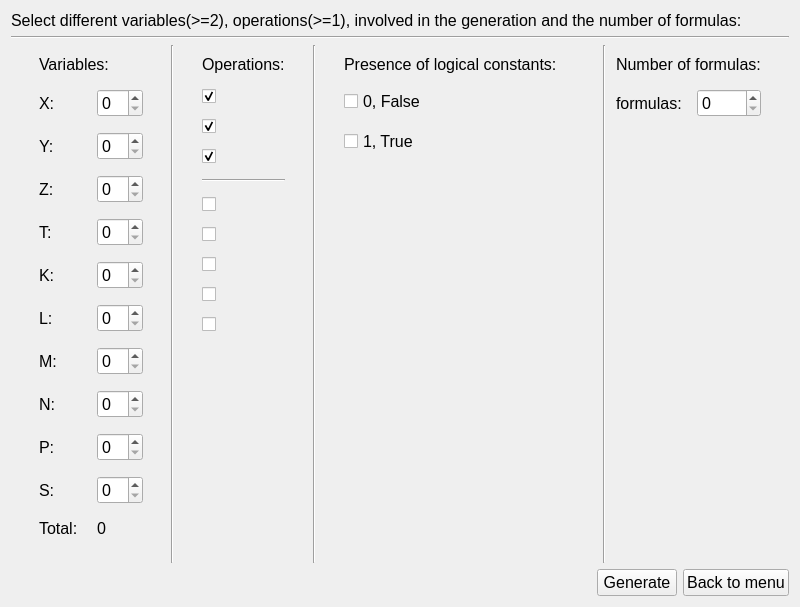
<?xml version="1.0" encoding="UTF-8"?>
<ui version="4.0">
 <class>FormTreeGenerate</class>
 <widget class="QWidget" name="FormTreeGenerate">
  <property name="geometry">
   <rect>
    <x>0</x>
    <y>0</y>
    <width>800</width>
    <height>600</height>
   </rect>
  </property>
  <property name="windowTitle">
   <string>Form</string>
  </property>
  <layout class="QHBoxLayout" name="horizontalLayout_4">
   <item>
    <layout class="QVBoxLayout" name="verticalLayout_4">
     <item>
      <widget class="QLabel" name="label_15">
       <property name="font">
        <font>
         <family>Arial</family>
         <pointsize>12</pointsize>
        </font>
       </property>
       <property name="text">
        <string>Select different variables(&gt;=2), operations(&gt;=1), involved in the generation and the number of formulas:</string>
       </property>
      </widget>
     </item>
     <item>
      <widget class="Line" name="line_3">
       <property name="orientation">
        <enum>Qt::Horizontal</enum>
       </property>
      </widget>
     </item>
     <item>
      <layout class="QHBoxLayout" name="horizontalLayout_3">
       <property name="spacing">
        <number>0</number>
       </property>
       <item>
        <spacer name="horizontalSpacer">
         <property name="orientation">
          <enum>Qt::Horizontal</enum>
         </property>
         <property name="sizeHint" stdset="0">
          <size>
           <width>40</width>
           <height>20</height>
          </size>
         </property>
        </spacer>
       </item>
       <item>
        <layout class="QVBoxLayout" name="verticalLayout">
         <property name="spacing">
          <number>15</number>
         </property>
         <property name="leftMargin">
          <number>10</number>
         </property>
         <property name="topMargin">
          <number>10</number>
         </property>
         <property name="rightMargin">
          <number>10</number>
         </property>
         <property name="bottomMargin">
          <number>10</number>
         </property>
         <item>
          <widget class="QLabel" name="label">
           <property name="font">
            <font>
             <family>Arial</family>
             <pointsize>12</pointsize>
            </font>
           </property>
           <property name="text">
            <string>Variables:</string>
           </property>
          </widget>
         </item>
         <item>
          <layout class="QFormLayout" name="formLayout">
           <property name="verticalSpacing">
            <number>15</number>
           </property>
           <item row="0" column="0">
            <widget class="QLabel" name="lX">
             <property name="font">
              <font>
               <family>Arial</family>
               <pointsize>12</pointsize>
              </font>
             </property>
             <property name="text">
              <string>X:</string>
             </property>
            </widget>
           </item>
           <item row="0" column="1">
            <widget class="QSpinBox" name="X">
             <property name="font">
              <font>
               <family>Arial</family>
               <pointsize>12</pointsize>
              </font>
             </property>
             <property name="buttonSymbols">
              <enum>QAbstractSpinBox::UpDownArrows</enum>
             </property>
             <property name="maximum">
              <number>10</number>
             </property>
            </widget>
           </item>
           <item row="1" column="0">
            <widget class="QLabel" name="lY">
             <property name="font">
              <font>
               <family>Arial</family>
               <pointsize>12</pointsize>
              </font>
             </property>
             <property name="text">
              <string>Y:</string>
             </property>
            </widget>
           </item>
           <item row="1" column="1">
            <widget class="QSpinBox" name="Y">
             <property name="font">
              <font>
               <family>Arial</family>
               <pointsize>12</pointsize>
              </font>
             </property>
             <property name="maximum">
              <number>10</number>
             </property>
            </widget>
           </item>
           <item row="2" column="0">
            <widget class="QLabel" name="lZ">
             <property name="font">
              <font>
               <family>Arial</family>
               <pointsize>12</pointsize>
              </font>
             </property>
             <property name="text">
              <string>Z:</string>
             </property>
            </widget>
           </item>
           <item row="2" column="1">
            <widget class="QSpinBox" name="Z">
             <property name="font">
              <font>
               <family>Arial</family>
               <pointsize>12</pointsize>
              </font>
             </property>
             <property name="maximum">
              <number>10</number>
             </property>
            </widget>
           </item>
           <item row="3" column="0">
            <widget class="QLabel" name="lT">
             <property name="font">
              <font>
               <family>Arial</family>
               <pointsize>12</pointsize>
              </font>
             </property>
             <property name="text">
              <string>T:</string>
             </property>
            </widget>
           </item>
           <item row="3" column="1">
            <widget class="QSpinBox" name="T">
             <property name="font">
              <font>
               <family>Arial</family>
               <pointsize>12</pointsize>
              </font>
             </property>
             <property name="maximum">
              <number>10</number>
             </property>
            </widget>
           </item>
           <item row="4" column="0">
            <widget class="QLabel" name="lK">
             <property name="font">
              <font>
               <family>Arial</family>
               <pointsize>12</pointsize>
              </font>
             </property>
             <property name="text">
              <string>K:</string>
             </property>
            </widget>
           </item>
           <item row="4" column="1">
            <widget class="QSpinBox" name="K">
             <property name="font">
              <font>
               <family>Arial</family>
               <pointsize>12</pointsize>
              </font>
             </property>
             <property name="maximum">
              <number>10</number>
             </property>
            </widget>
           </item>
           <item row="5" column="0">
            <widget class="QLabel" name="lL">
             <property name="font">
              <font>
               <family>Arial</family>
               <pointsize>12</pointsize>
              </font>
             </property>
             <property name="text">
              <string>L:</string>
             </property>
            </widget>
           </item>
           <item row="5" column="1">
            <widget class="QSpinBox" name="L">
             <property name="font">
              <font>
               <family>Arial</family>
               <pointsize>12</pointsize>
              </font>
             </property>
             <property name="maximum">
              <number>10</number>
             </property>
            </widget>
           </item>
           <item row="6" column="0">
            <widget class="QLabel" name="lM">
             <property name="font">
              <font>
               <family>Arial</family>
               <pointsize>12</pointsize>
              </font>
             </property>
             <property name="text">
              <string>M:</string>
             </property>
            </widget>
           </item>
           <item row="6" column="1">
            <widget class="QSpinBox" name="M">
             <property name="font">
              <font>
               <family>Arial</family>
               <pointsize>12</pointsize>
              </font>
             </property>
             <property name="maximum">
              <number>10</number>
             </property>
            </widget>
           </item>
           <item row="7" column="0">
            <widget class="QLabel" name="lN">
             <property name="font">
              <font>
               <family>Arial</family>
               <pointsize>12</pointsize>
              </font>
             </property>
             <property name="text">
              <string>N:</string>
             </property>
            </widget>
           </item>
           <item row="7" column="1">
            <widget class="QSpinBox" name="N">
             <property name="font">
              <font>
               <family>Arial</family>
               <pointsize>12</pointsize>
              </font>
             </property>
             <property name="maximum">
              <number>10</number>
             </property>
            </widget>
           </item>
           <item row="8" column="0">
            <widget class="QLabel" name="lP">
             <property name="font">
              <font>
               <family>Arial</family>
               <pointsize>12</pointsize>
              </font>
             </property>
             <property name="text">
              <string>P:</string>
             </property>
            </widget>
           </item>
           <item row="8" column="1">
            <widget class="QSpinBox" name="P">
             <property name="font">
              <font>
               <family>Arial</family>
               <pointsize>12</pointsize>
              </font>
             </property>
             <property name="maximum">
              <number>10</number>
             </property>
            </widget>
           </item>
           <item row="9" column="0">
            <widget class="QLabel" name="lS">
             <property name="font">
              <font>
               <family>Arial</family>
               <pointsize>12</pointsize>
              </font>
             </property>
             <property name="text">
              <string>S:</string>
             </property>
            </widget>
           </item>
           <item row="9" column="1">
            <widget class="QSpinBox" name="S">
             <property name="font">
              <font>
               <family>Arial</family>
               <pointsize>12</pointsize>
              </font>
             </property>
             <property name="maximum">
              <number>10</number>
             </property>
            </widget>
           </item>
           <item row="10" column="0">
            <widget class="QLabel" name="label_17">
             <property name="font">
              <font>
               <family>Arial</family>
               <pointsize>12</pointsize>
              </font>
             </property>
             <property name="text">
              <string>Total: </string>
             </property>
            </widget>
           </item>
           <item row="11" column="0">
            <spacer name="verticalSpacer">
             <property name="font">
              <font>
               <family>Arial</family>
               <pointsize>12</pointsize>
              </font>
             </property>
             <property name="orientation">
              <enum>Qt::Vertical</enum>
             </property>
             <property name="sizeHint" stdset="0">
              <size>
               <width>20</width>
               <height>40</height>
              </size>
             </property>
            </spacer>
           </item>
           <item row="10" column="1">
            <widget class="QLabel" name="lCounter">
             <property name="font">
              <font>
               <family>Arial</family>
               <pointsize>12</pointsize>
              </font>
             </property>
             <property name="text">
              <string>0</string>
             </property>
            </widget>
           </item>
           <item row="11" column="1">
            <spacer name="verticalSpacer_5">
             <property name="orientation">
              <enum>Qt::Vertical</enum>
             </property>
             <property name="sizeHint" stdset="0">
              <size>
               <width>20</width>
               <height>40</height>
              </size>
             </property>
            </spacer>
           </item>
          </layout>
         </item>
        </layout>
       </item>
       <item>
        <spacer name="horizontalSpacer_2">
         <property name="orientation">
          <enum>Qt::Horizontal</enum>
         </property>
         <property name="sizeHint" stdset="0">
          <size>
           <width>40</width>
           <height>20</height>
          </size>
         </property>
        </spacer>
       </item>
       <item>
        <widget class="Line" name="line">
         <property name="orientation">
          <enum>Qt::Vertical</enum>
         </property>
        </widget>
       </item>
       <item>
        <spacer name="horizontalSpacer_4">
         <property name="orientation">
          <enum>Qt::Horizontal</enum>
         </property>
         <property name="sizeHint" stdset="0">
          <size>
           <width>40</width>
           <height>20</height>
          </size>
         </property>
        </spacer>
       </item>
       <item>
        <layout class="QVBoxLayout" name="verticalLayout_2">
         <property name="spacing">
          <number>15</number>
         </property>
         <property name="leftMargin">
          <number>10</number>
         </property>
         <property name="topMargin">
          <number>10</number>
         </property>
         <property name="rightMargin">
          <number>10</number>
         </property>
         <property name="bottomMargin">
          <number>10</number>
         </property>
         <item>
          <widget class="QLabel" name="label_12">
           <property name="font">
            <font>
             <family>Arial</family>
             <pointsize>12</pointsize>
            </font>
           </property>
           <property name="text">
            <string>Operations:</string>
           </property>
          </widget>
         </item>
         <item>
          <layout class="QVBoxLayout" name="verticalLayout_8">
           <item>
            <widget class="QCheckBox" name="AND">
             <property name="font">
              <font>
               <family>Arial</family>
               <pointsize>12</pointsize>
              </font>
             </property>
             <property name="text">
              <string/>
             </property>
             <property name="checked">
              <bool>true</bool>
             </property>
            </widget>
           </item>
           <item>
            <widget class="QCheckBox" name="OR">
             <property name="font">
              <font>
               <family>Arial</family>
               <pointsize>12</pointsize>
              </font>
             </property>
             <property name="text">
              <string/>
             </property>
             <property name="checked">
              <bool>true</bool>
             </property>
            </widget>
           </item>
           <item>
            <widget class="QCheckBox" name="NOT">
             <property name="font">
              <font>
               <family>Arial</family>
               <pointsize>12</pointsize>
              </font>
             </property>
             <property name="text">
              <string/>
             </property>
             <property name="checked">
              <bool>true</bool>
             </property>
            </widget>
           </item>
           <item>
            <widget class="Line" name="line_5">
             <property name="orientation">
              <enum>Qt::Horizontal</enum>
             </property>
            </widget>
           </item>
           <item>
            <widget class="QCheckBox" name="IMPLICATION">
             <property name="font">
              <font>
               <family>Arial</family>
               <pointsize>12</pointsize>
              </font>
             </property>
             <property name="text">
              <string/>
             </property>
            </widget>
           </item>
           <item>
            <widget class="QCheckBox" name="XOR">
             <property name="font">
              <font>
               <family>Arial</family>
               <pointsize>12</pointsize>
              </font>
             </property>
             <property name="text">
              <string/>
             </property>
            </widget>
           </item>
           <item>
            <widget class="QCheckBox" name="EKV">
             <property name="font">
              <font>
               <family>Arial</family>
               <pointsize>12</pointsize>
              </font>
             </property>
             <property name="text">
              <string/>
             </property>
            </widget>
           </item>
           <item>
            <widget class="QCheckBox" name="HATCH">
             <property name="font">
              <font>
               <family>Arial</family>
               <pointsize>12</pointsize>
              </font>
             </property>
             <property name="text">
              <string/>
             </property>
            </widget>
           </item>
           <item>
            <widget class="QCheckBox" name="PIERCE">
             <property name="font">
              <font>
               <family>Arial</family>
               <pointsize>12</pointsize>
              </font>
             </property>
             <property name="text">
              <string/>
             </property>
            </widget>
           </item>
           <item>
            <spacer name="verticalSpacer_2">
             <property name="orientation">
              <enum>Qt::Vertical</enum>
             </property>
             <property name="sizeHint" stdset="0">
              <size>
               <width>20</width>
               <height>40</height>
              </size>
             </property>
            </spacer>
           </item>
          </layout>
         </item>
        </layout>
       </item>
       <item>
        <spacer name="horizontalSpacer_5">
         <property name="orientation">
          <enum>Qt::Horizontal</enum>
         </property>
         <property name="sizeHint" stdset="0">
          <size>
           <width>40</width>
           <height>20</height>
          </size>
         </property>
        </spacer>
       </item>
       <item>
        <widget class="Line" name="line_2">
         <property name="orientation">
          <enum>Qt::Vertical</enum>
         </property>
        </widget>
       </item>
       <item>
        <spacer name="horizontalSpacer_8">
         <property name="orientation">
          <enum>Qt::Horizontal</enum>
         </property>
         <property name="sizeHint" stdset="0">
          <size>
           <width>40</width>
           <height>20</height>
          </size>
         </property>
        </spacer>
       </item>
       <item>
        <layout class="QVBoxLayout" name="verticalLayout_5">
         <property name="spacing">
          <number>15</number>
         </property>
         <property name="leftMargin">
          <number>10</number>
         </property>
         <property name="topMargin">
          <number>10</number>
         </property>
         <property name="rightMargin">
          <number>10</number>
         </property>
         <property name="bottomMargin">
          <number>10</number>
         </property>
         <item>
          <widget class="QLabel" name="label_16">
           <property name="font">
            <font>
             <family>Arial</family>
             <pointsize>12</pointsize>
            </font>
           </property>
           <property name="text">
            <string>Presence of logical constants:</string>
           </property>
          </widget>
         </item>
         <item>
          <layout class="QVBoxLayout" name="verticalLayout_6">
           <property name="spacing">
            <number>15</number>
           </property>
           <item>
            <widget class="QCheckBox" name="lgFalse">
             <property name="font">
              <font>
               <family>Arial</family>
               <pointsize>12</pointsize>
              </font>
             </property>
             <property name="text">
              <string>0, False</string>
             </property>
            </widget>
           </item>
           <item>
            <widget class="QCheckBox" name="lgTrue">
             <property name="font">
              <font>
               <family>Arial</family>
               <pointsize>12</pointsize>
              </font>
             </property>
             <property name="text">
              <string>1, True</string>
             </property>
            </widget>
           </item>
           <item>
            <spacer name="verticalSpacer_4">
             <property name="orientation">
              <enum>Qt::Vertical</enum>
             </property>
             <property name="sizeHint" stdset="0">
              <size>
               <width>20</width>
               <height>40</height>
              </size>
             </property>
            </spacer>
           </item>
          </layout>
         </item>
        </layout>
       </item>
       <item>
        <spacer name="horizontalSpacer_9">
         <property name="orientation">
          <enum>Qt::Horizontal</enum>
         </property>
         <property name="sizeHint" stdset="0">
          <size>
           <width>40</width>
           <height>20</height>
          </size>
         </property>
        </spacer>
       </item>
       <item>
        <spacer name="horizontalSpacer_6">
         <property name="orientation">
          <enum>Qt::Horizontal</enum>
         </property>
         <property name="sizeHint" stdset="0">
          <size>
           <width>40</width>
           <height>20</height>
          </size>
         </property>
        </spacer>
       </item>
       <item>
        <widget class="Line" name="line_4">
         <property name="orientation">
          <enum>Qt::Vertical</enum>
         </property>
        </widget>
       </item>
       <item>
        <layout class="QVBoxLayout" name="verticalLayout_3">
         <property name="spacing">
          <number>15</number>
         </property>
         <property name="leftMargin">
          <number>10</number>
         </property>
         <property name="topMargin">
          <number>10</number>
         </property>
         <property name="rightMargin">
          <number>10</number>
         </property>
         <property name="bottomMargin">
          <number>10</number>
         </property>
         <item>
          <widget class="QLabel" name="label_13">
           <property name="font">
            <font>
             <family>Arial</family>
             <pointsize>12</pointsize>
            </font>
           </property>
           <property name="text">
            <string>Number of formulas:</string>
           </property>
          </widget>
         </item>
         <item>
          <layout class="QHBoxLayout" name="horizontalLayout">
           <item>
            <widget class="QLabel" name="label_14">
             <property name="font">
              <font>
               <family>Arial</family>
               <pointsize>12</pointsize>
              </font>
             </property>
             <property name="text">
              <string>formulas:</string>
             </property>
            </widget>
           </item>
           <item>
            <widget class="QSpinBox" name="sCountFormula">
             <property name="font">
              <font>
               <family>Arial</family>
               <pointsize>12</pointsize>
              </font>
             </property>
             <property name="maximum">
              <number>500</number>
             </property>
            </widget>
           </item>
          </layout>
         </item>
         <item>
          <spacer name="verticalSpacer_3">
           <property name="orientation">
            <enum>Qt::Vertical</enum>
           </property>
           <property name="sizeHint" stdset="0">
            <size>
             <width>20</width>
             <height>40</height>
            </size>
           </property>
          </spacer>
         </item>
        </layout>
       </item>
       <item>
        <spacer name="horizontalSpacer_7">
         <property name="orientation">
          <enum>Qt::Horizontal</enum>
         </property>
         <property name="sizeHint" stdset="0">
          <size>
           <width>40</width>
           <height>20</height>
          </size>
         </property>
        </spacer>
       </item>
      </layout>
     </item>
     <item>
      <layout class="QHBoxLayout" name="horizontalLayout_2">
       <item>
        <spacer name="horizontalSpacer_3">
         <property name="font">
          <font>
           <family>Arial</family>
           <pointsize>12</pointsize>
          </font>
         </property>
         <property name="orientation">
          <enum>Qt::Horizontal</enum>
         </property>
         <property name="sizeHint" stdset="0">
          <size>
           <width>40</width>
           <height>20</height>
          </size>
         </property>
        </spacer>
       </item>
       <item>
        <widget class="QPushButton" name="generateBtn">
         <property name="font">
          <font>
           <family>Arial</family>
           <pointsize>12</pointsize>
          </font>
         </property>
         <property name="toolTip">
          <string/>
         </property>
         <property name="text">
          <string>Generate</string>
         </property>
        </widget>
       </item>
       <item>
        <widget class="QPushButton" name="backToMenu">
         <property name="font">
          <font>
           <family>Arial</family>
           <pointsize>12</pointsize>
          </font>
         </property>
         <property name="text">
          <string>Back to menu</string>
         </property>
        </widget>
       </item>
      </layout>
     </item>
    </layout>
   </item>
  </layout>
 </widget>
 <resources/>
 <connections/>
</ui>
